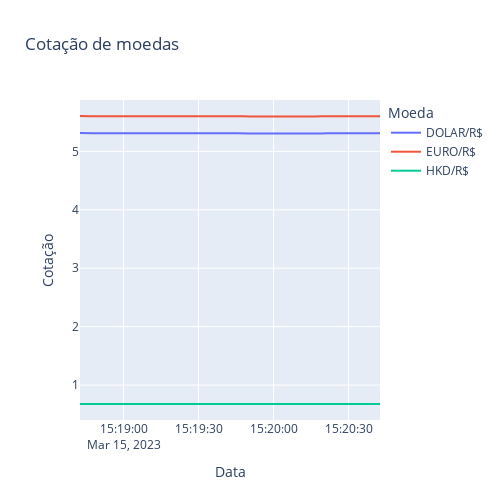

Notebook cell for this chart:
### Code cell
import plotly.express as px

df = readData()

fig = px.line(df, x='DATA', y=['DOLAR/R$', 'EURO/R$', 'HKD/R$'], width=500, height=500, title='Cotação de moedas', labels={'value':'Cotação', 'variable':'Moeda', 'DATA':'Data'}, line_shape='spline', render_mode='svg')

fig.show()
df
